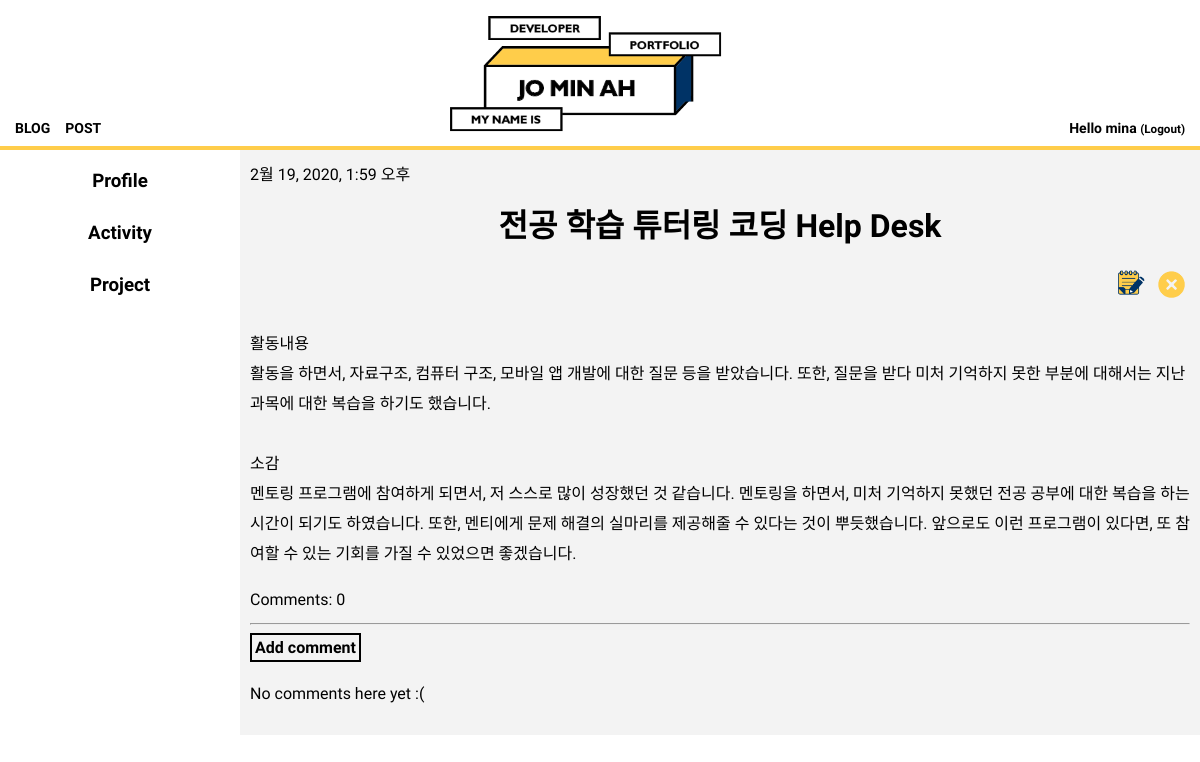
Page /post/2/ (signed in) on the committed database.
### blog/models.py (models this page shows, shortened)
class Post(models.Model):
    author = models.ForeignKey(settings.AUTH_USER_MODEL, on_delete=models.CASCADE)
    parent_title_choices=(('Profile','Profile'),('Activity','Activity'),('Project','Project'))
    parent_title=models.CharField(max_length=30,choices=parent_title_choices,default='Profile')
    index_title_choices=(('Profile',(('Skill','Skill'),)),('Activity',(('UCI Undergraduate Researcher','UCI Undergraduate Researcher'),('Coding HelpDesk','Coding HelpDesk'),('Heronation InternShip','Heronation InternShip'))),('Project',(('Face Recogntion','Face Recognition'),('Mu:Ping App','Mu:Ping App'),('Ang-Bob App','Ang-Bob App'),('Flex-Bison Interpreter','Flex-Bison Interpreter'),('Z-shop App','Z-shop App'),)))
    index_title=models.CharField(max_length=30,choices=index_title_choices,default='Skill')
    title = models.CharField(max_length=200)
    period=models.CharField(max_length=50)
    text = models.TextField()
    created_date = models.DateTimeField(
            default=timezone.now)
    published_date = models.DateTimeField(
            blank=True, null=True)
    def approved_comments(self):
        return self.comments.filter(approved_comment=True)

### blog/views.py (the view)
# urls.py: path('post/<int:pk>/', views.post_detail, name='post_detail'),
def post_detail(request, pk):
    post = get_object_or_404(Post, pk=pk)
    profile=Post.objects.filter(parent_title__contains="Profile",published_date__lte=timezone.now())
    activity=Post.objects.filter(parent_title__contains="Activity",published_date__lte=timezone.now())
    project=Post.objects.filter(parent_title__contains="Project",published_date__lte=timezone.now())
    return render(request, 'blog/post_detail.html', {'post': post,'profile':profile,"activity":activity,"project":project})

### blog/template/blog/post_detail.html
{% extends 'blog/base.html' %}
{% load static %}
{% block content %}
<div class="post">
  {% if post.published_date %}
  <div class="date">
    {{ post.published_date }}
  </div>
  {% endif %}
  <h1>{{ post.title }}</h1>
  {% if user.is_authenticated %}
  <div align="right">
    <a class="btn btn-default" href="{% url 'post_edit' pk=post.pk %}"><img src="{% static 'img/edit_1.png' %}" style="width:40px;"></a>
    <a class="btn btn-default" href="{% url 'post_remove' pk=post.pk %}"><img src="{% static 'img/delete.png' %}" style="width:37px;"></a>
  </div>
  {% endif %}
  <p>{{ post.text|linebreaksbr }}</p>
  <a href="{% url 'post_detail' pk=post.pk %}" style=" font-family: 'Tomorrow', sans-serif;">Comments: {{ post.approved_comments.count }}</a>
</div>
<hr>
<a class='btn btn-default' href="{% url 'add_comment_to_post' pk=post.pk %}" style=" font-family: 'Tomorrow', sans-serif; border:2px solid black; padding:3px; font-weight:bold;">Add comment</a>
{% for comment in post.comments.all %}
{% if user.is_authenticated or comment.approved_comment %}
<div class="comment" style="font-family: 'Tomorrow', sans-serif; border-bottom:1px solid #bcbcbc; margin-top:5px; padding:5px; color:#5d5d5d;">
  <div class="date">
    {{ comment.created_date }}
    {% if not comment.approved_comment %}
    <a class="btn btn-default" href="{% url 'comment_remove' pk=comment.pk %}" style="color:#ffa500; border:1px solid #ffa500; font-size:12px; padding:3px;">삭제</a>
    <a class="btn btn-default" href="{% url 'comment_approve' pk=comment.pk%}" style="color:#ffa500; border:1px solid #ffa500; font-size:12px; padding:3px;">승인</a>
    {% endif %}
  </div>
  <strong>{{ comment.author }}</strong>
  <div>{{ comment.text|linebreaks }}</div>
</div>
{% endif %}
{% empty %}
<p style=" font-family: 'Tomorrow', sans-serif;">No comments here yet :(</p>
{% endfor %}
{% endblock %}

### blog/template/blog/base.html (shortened to what this page needs)
{% load static %}
<!doctype html>
<html>
<head>
  <link rel="stylesheet" type="text/css" href="{% static 'css/style.css' %}">
</head>
<body>
  <div class="top" align=center>
    <a href="{% url 'post_list' %}"><img src="{% static 'img/logo.png' %}" style="border-bottom:10px;"></a>
    <a href="{% url 'post_list' %}" class="top-menu">
      <div>BLOG</div></a>
    {% if user.is_authenticated %}
    <a href="{% url 'post_new' %}" class="top-menu">
      <div>POST</div></a>
      {% endif %}
      {% if user.is_authenticated %}
      <div class="right-menu1">Hello {{ user.username }} <small>(<a href="{% url 'logout' %}" class='logout'>Logout</a>)</small></div>
      {% else %}
      <a href="{% url 'login' %}" class="right-menu">
        <div>LOGIN</div>
      </a>
      {% endif %}
  </div>
  <div id="grid">
    <div>
    <ul class="accordion">
      <li class="item">
        <h3 class="accordionTitle"> Profile</h3>
      </li>
      <li class="item">
        <h3 class="accordionTitle"> Activity</h3>
      </li>
      <li class="item">
        <h3 class="accordionTitle"> Project</h3>
      </li>
    </ul>
  </div>
    <div id="article">
      {% block content %}
      {% endblock %}
    </div>
  </div>
</body>
</html>

### blog/static/css/style.css (style rules this page uses)
body { margin: 0 }
a { color: black; text-decoration: none; }
h1 { text-align: center; }
img { width: 300px; height: auto; }
.top { border-bottom: 4px #FFCD4A solid; }
.top-menu { font-family: 'Tomorrow', sans-serif; font-size:14px; margin-top: 120px; margin-left: 15px; float:left; font-weight: bold; }
.right-menu1 { font-family: 'Tomorrow', sans-serif; font-size:14px; margin-top: 120px; margin-right: 15px; font-weight: bold; float:right; }
#grid .accordion { font-family: 'Tomorrow', sans-serif; font-weight: bold; text-align: center; width: 240px; padding-inline-start: 0px; margin: 0; list-style: none; }
#grid ul { font-family: 'Tomorrow', sans-serif; list-style: none; padding-inline-start: 0px; }
.accordionTitle { padding-top: 10px; padding-bottom: 10px; margin-top: 10px; margin-bottom: 10px; }
h3 { margin: 0px; padding-top: 20px; padding-bottom: 10px; }
#grid { display: grid; grid-template-columns: 240px 1fr; background-color: white; }
#article { padding: 10px; font-family: 'Tomorrow', sans-serif; background-color: #f3f3f3; line-height: 30px; }

### rows in the picture
Post: published_date "2월 19, 2020, 1:59 오후", title "전공 학습 튜터링 코딩 Help Desk", text "활동내용 활동을 하면서, 자료구조, 컴퓨터 구조, 모바일 앱 개발에 대한 질문 등을 받았습니다. 또한, 질문을 받다 미처 기억하지 못한 부분에 대해서는 지난 과목에 대한 복습을 하기도 했습니다. 소감 멘토링 프로그램에 참여하게 되면서, 저 스스로 많이 성장했던 것 같습니다. 멘토링을 하면서, 미처 기억하지 못했던 전공 공부에 대한 복습을 하는 시간이 되기도 하였습니다. 또한, 멘티에게 문제 해결의 실마리를 제공해줄 수 있다는 것이 뿌듯했습니다. 앞으로도 이런 프로그램이 있다면, 또 참여할 수 있는 기회를 가질 수 있었으면 좋겠습니다.", approved_comments.count "0"

### other values in the picture
{{ user.username }} "mina"
